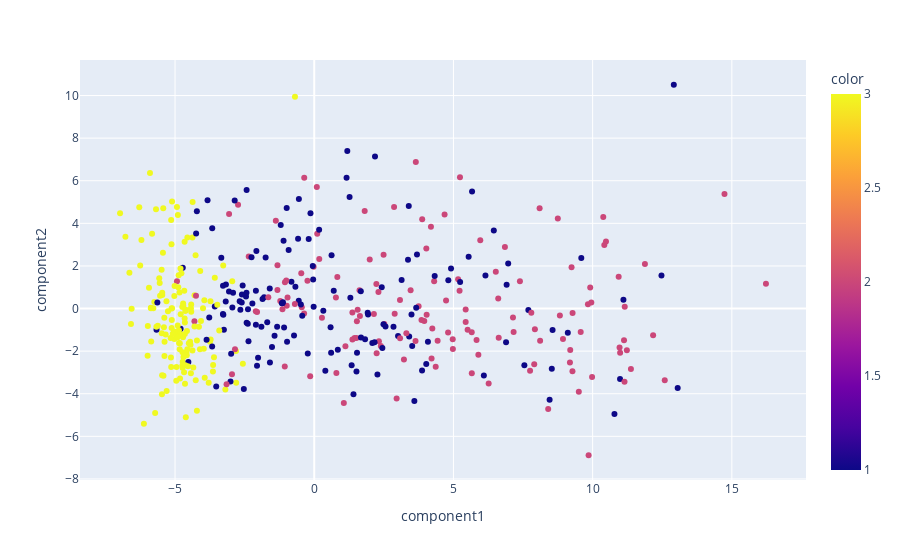

Notebook code cell kept with this figure:
### Code cell
fig = px.scatter(iqms_pca, x="component1", y="component2", color=scores["condition"])
fig.show()

### Figure 1 — Plotly figure (JSON) as saved in the notebook; plotly's stock layout.template omitted (floating-point values rounded to 4 significant figures; data arrays with more than 128 entries replaced by an {"elided": "..."} marker saying what was removed)
{"data": [{"hovertemplate": "component1=%{x}<br>component2=%{y}<br>color=%{marker.color}<extra></extra>", "legendgroup": "", "marker": {"color": {"elided": "436 int values"}, "coloraxis": "coloraxis", "symbol": "circle"}, "mode": "markers", "name": "", "orientation": "v", "showlegend": false, "type": "scatter", "x": {"elided": "436 float values"}, "xaxis": "x", "y": {"elided": "436 float values"}, "yaxis": "y"}], "layout": {"coloraxis": {"colorbar": {"title": {"text": "color"}}, "colorscale": [[0, "#0d0887"], [0.1111, "#46039f"], [0.2222, "#7201a8"], [0.3333, "#9c179e"], [0.4444, "#bd3786"], [0.5556, "#d8576b"], [0.6667, "#ed7953"], [0.7778, "#fb9f3a"], [0.8889, "#fdca26"], [1, "#f0f921"]]}, "legend": {"tracegroupgap": 0}, "margin": {"t": 60}, "xaxis": {"anchor": "y", "domain": [0, 1], "title": {"text": "component1"}}, "yaxis": {"anchor": "x", "domain": [0, 1], "title": {"text": "component2"}}}}
